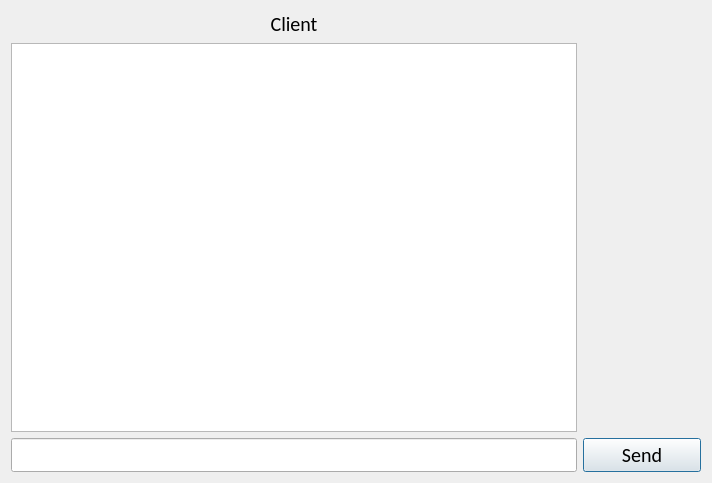
<?xml version="1.0" encoding="UTF-8"?>
<ui version="4.0">
 <class>Dialog</class>
 <widget class="QDialog" name="Dialog">
  <property name="geometry">
   <rect>
    <x>0</x>
    <y>0</y>
    <width>712</width>
    <height>483</height>
   </rect>
  </property>
  <property name="font">
   <font>
    <pointsize>15</pointsize>
   </font>
  </property>
  <property name="windowTitle">
   <string>Dialog</string>
  </property>
  <layout class="QGridLayout" name="gridLayout_2">
   <item row="0" column="0">
    <layout class="QGridLayout" name="gridLayout" columnstretch="1,0">
     <item row="0" column="0">
      <widget class="QLabel" name="label">
       <property name="font">
        <font>
         <family>Calibri</family>
         <pointsize>15</pointsize>
        </font>
       </property>
       <property name="text">
        <string>Client</string>
       </property>
       <property name="alignment">
        <set>Qt::AlignCenter</set>
       </property>
      </widget>
     </item>
     <item row="1" column="0">
      <widget class="QTextEdit" name="textEditMessages">
       <property name="font">
        <font>
         <family>Calibri</family>
         <pointsize>15</pointsize>
        </font>
       </property>
      </widget>
     </item>
     <item row="1" column="1">
      <spacer name="horizontalSpacer">
       <property name="orientation">
        <enum>Qt::Horizontal</enum>
       </property>
       <property name="sizeHint" stdset="0">
        <size>
         <width>118</width>
         <height>20</height>
        </size>
       </property>
      </spacer>
     </item>
     <item row="2" column="0">
      <widget class="QLineEdit" name="lineEditMessage">
       <property name="font">
        <font>
         <family>Calibri</family>
         <pointsize>15</pointsize>
        </font>
       </property>
      </widget>
     </item>
     <item row="2" column="1">
      <widget class="QPushButton" name="pushButton">
       <property name="font">
        <font>
         <family>Calibri</family>
         <pointsize>15</pointsize>
        </font>
       </property>
       <property name="text">
        <string>Send</string>
       </property>
      </widget>
     </item>
    </layout>
   </item>
  </layout>
 </widget>
 <resources/>
 <connections/>
</ui>
